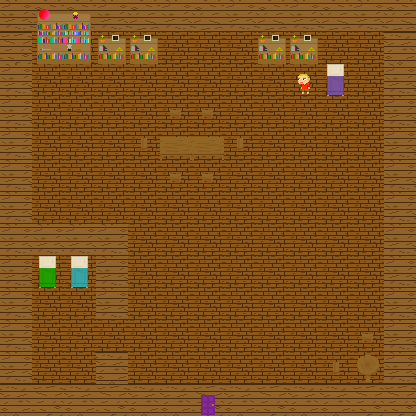

Rendered tile map (Tiled .tmx) drawn with the repository's tilesets; below, a short description and the map source with its tile grids summarised:
An orthogonal 13x13 tile map with 32x32 px tiles, 7 tile layers (floor, walls, doors, decorations2, ...), 2 tilesets and 3 objects.

<map version="1.0" orientation="orthogonal" width="13" height="13" tilewidth="32" tileheight="32">
 <properties>
  <property name="AmbientLight" value="1" />
  <property name="LightColor" value="0,0,0,0" />
  <property name="StartX" value="9" />
  <property name="StartY" value="6" />
  <property name="TileHeight" value="32" />
  <property name="TileWidth" value="32" />
 </properties>
 <tileset firstgid="1" name="npcSheet" tilewidth="32" tileheight="32" spacing="2">
  <image source="npcSheet.png" width="203" height="101" />
 </tileset>
 <tileset firstgid="19" name="Inside" tilewidth="32" tileheight="32" spacing="2">
  <image source="Inside.png" width="237" height="169" />
 </tileset>
 <layer name="floor" width="13" height="13">
  <data>[169 cells, 169 non-empty, 1 distinct tile ids]</data>
 </layer>
 <layer name="walls" width="13" height="13">
  <properties>
   <property name="collide" value="true" />
  </properties>
  <data>[169 cells, 54 non-empty, 4 distinct tile ids]</data>
 </layer>
 <layer name="doors" width="13" height="13">
  <data>[169 cells, 2 non-empty, 2 distinct tile ids]</data>
 </layer>
 <layer name="decorations2" width="13" height="13">
  <data>[169 cells, 8 non-empty, 2 distinct tile ids]</data>
 </layer>
 <layer name="decorations" width="13" height="13">
  <properties>
   <property name="collide" value="true" />
  </properties>
  <data>[169 cells, 14 non-empty, 10 distinct tile ids]</data>
 </layer>
 <layer name="Characters" width="13" height="13">
  <data>[169 cells, 0 non-empty, 0 distinct tile ids]</data>
 </layer>
 <layer name="Lights" width="13" height="13">
  <data>[169 cells, 0 non-empty, 0 distinct tile ids]</data>
 </layer>
 <objectgroup name="Objects" width="13" height="13">
  <object x="285" y="72" width="27" height="32">
   <properties>
    <property name="display_text" value="Can you help me? I'm afraid of the dark. At night, I can't tell if the monster is going to eat me." />
    <property name="interaction_type" value="player" />
    <property name="type" value="Interaction" />
   </properties>
  </object>
  <object x="184" y="368" width="48" height="48">
   <properties>
    <property name="change_map" value="data/prototown.tmx, 15, 29" />
    <property name="interaction_type" value="player" />
    <property name="type" value="Interaction" />
   </properties>
  </object>
  <object x="-80" y="-80" width="576" height="576">
   <properties>
    <property name="LightColor" value="1,1,1,1" />
    <property name="type" value="MapLight" />
   </properties>
   <ellipse />
  </object>
 </objectgroup>
</map>
